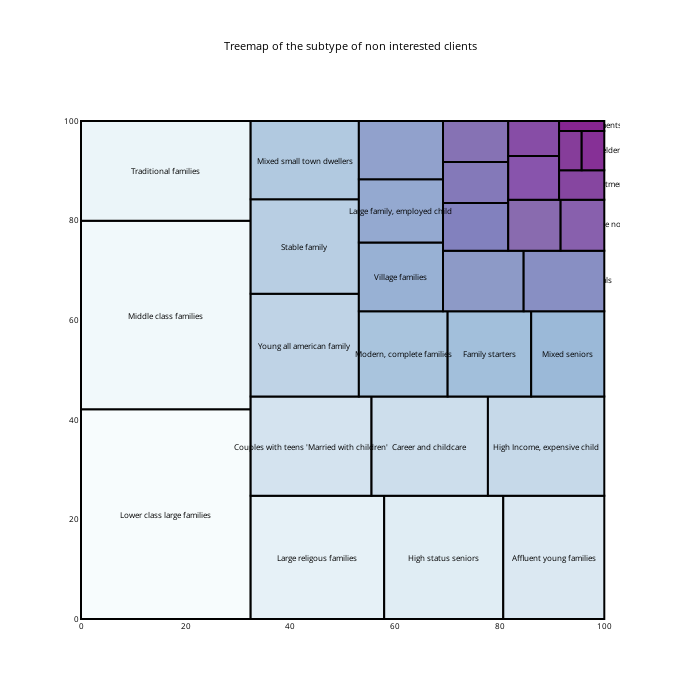

Notebook code for this chart:
### Code cell
freq = pd.DataFrame(yes['Customer Subtype'].value_counts().reset_index())
freq.columns = ['name', 'freq']

x = 0.
y = 0.
width = 100.
height = 100.

values = freq.freq

normed = squarify.normalize_sizes(values, width, height)
rects = squarify.squarify(normed, x, y, width, height)

bupu = cl.scales['9']['seq']['BuPu']
bupu = cl.interp( bupu, 38 )
cl.to_rgb( bupu )

shapes = []
annotations = []
counter = 0
i = 0
for r in rects:
    shapes.append( 
        dict(
            type = 'rect', 
            x0 = r['x'], 
            y0 = r['y'], 
            x1 = r['x']+r['dx'], 
            y1 = r['y']+r['dy'],
            line = dict( width = 2 ),
            fillcolor = bupu[i]
        ) 
    )
    if (i < 17):
        label = freq.name[i]
    else :
        label = ""
    annotations.append(
        dict(
            x = r['x']+(r['dx']/2),
            y = r['y']+(r['dy']/2),
            text = label,
            align='center',
            showarrow = False
        )
    )
    i = i+1

# For hover text
trace0 = go.Scatter(
    x = [ r['x']+(r['dx']/2) for r in rects ], 
    y = [ r['y']+(r['dy']/2) for r in rects ],
    text = freq.name, 
    mode = 'text',
)
        
layout = dict(
    height=700, 
    width=700,
    xaxis=dict(showgrid=False,zeroline=False),
    yaxis=dict(showgrid=False,zeroline=False),
    shapes=shapes,
    annotations=annotations,
    hovermode='closest',
    title = 'Treemap of the subtype of non interested clients',
    font=dict(size=8, color='#000000')
)

# With hovertext
figure = dict(data=[trace0], layout=layout)

iplot(figure)

### Figure 1 — Plotly figure (JSON) as saved in the notebook; plotly's stock layout.template omitted (floating-point values rounded to 4 significant figures)
{"data": [{"mode": "text", "text": ["Lower class large families", "Middle class families", "Traditional families", "Large religous families", "High status seniors", "Affluent young families", "Couples with teens 'Married with children'", "Career and childcare", "High Income, expensive child", "Young all american family", "Stable family", "Mixed small town dwellers", "Modern, complete families", "Family starters", "Mixed seniors", "Village families", "Large family, employed child", "Mixed rurals", "Low income catholics", "Very Important Provincials", "Porchless seniors: no front yard", "Young seniors in the city", "Young, low educated ", "Mixed apartment dwellers", "Dinki's (double income no kids)", "Religious elderly singles", "Young and rising", "Affluent senior apartments", "Etnically diverse", "Own home elderly", "Seniors in apartments"], "type": "scatter", "x": [16.21, 16.21, 16.21, 45.18, 69.31, 90.35, 43.97, 66.64, 88.88, 42.76, 42.76, 42.76, 61.58, 78.05, 93.01, 61.14, 61.14, 61.14, 76.88, 92.29, 75.41, 75.41, 75.41, 86.65, 95.83, 86.5, 86.5, 95.68, 93.52, 97.84, 95.68], "y": [21.05, 61.05, 90, 12.37, 12.37, 12.37, 34.72, 34.72, 34.72, 55.01, 74.82, 92.16, 53.25, 53.25, 53.25, 68.69, 81.96, 94.16, 67.89, 67.89, 78.77, 87.67, 95.89, 79.09, 79.09, 88.59, 96.49, 87.16, 94.08, 94.08, 99.01]}], "layout": {"annotations": [{"align": "center", "showarrow": false, "text": "Lower class large families", "x": 16.21, "y": 21.05}, {"align": "center", "showarrow": false, "text": "Middle class families", "x": 16.21, "y": 61.05}, {"align": "center", "showarrow": false, "text": "Traditional families", "x": 16.21, "y": 90}, {"align": "center", "showarrow": false, "text": "Large religous families", "x": 45.18, "y": 12.37}, {"align": "center", "showarrow": false, "text": "High status seniors", "x": 69.31, "y": 12.37}, {"align": "center", "showarrow": false, "text": "Affluent young families", "x": 90.35, "y": 12.37}, {"align": "center", "showarrow": false, "text": "Couples with teens 'Married with children'", "x": 43.97, "y": 34.72}, {"align": "center", "showarrow": false, "text": "Career and childcare", "x": 66.64, "y": 34.72}, {"align": "center", "showarrow": false, "text": "High Income, expensive child", "x": 88.88, "y": 34.72}, {"align": "center", "showarrow": false, "text": "Young all american family", "x": 42.76, "y": 55.01}, {"align": "center", "showarrow": false, "text": "Stable family", "x": 42.76, "y": 74.82}, {"align": "center", "showarrow": false, "text": "Mixed small town dwellers", "x": 42.76, "y": 92.16}, {"align": "center", "showarrow": false, "text": "Modern, complete families", "x": 61.58, "y": 53.25}, {"align": "center", "showarrow": false, "text": "Family starters", "x": 78.05, "y": 53.25}, {"align": "center", "showarrow": false, "text": "Mixed seniors", "x": 93.01, "y": 53.25}, {"align": "center", "showarrow": false, "text": "Village families", "x": 61.14, "y": 68.69}, {"align": "center", "showarrow": false, "text": "Large family, employed child", "x": 61.14, "y": 81.96}, {"align": "center", "showarrow": false, "text": "", "x": 61.14, "y": 94.16}, {"align": "center", "showarrow": false, "text": "", "x": 76.88, "y": 67.89}, {"align": "center", "showarrow": false, "text": "", "x": 92.29, "y": 67.89}, {"align": "center", "showarrow": false, "text": "", "x": 75.41, "y": 78.77}, {"align": "center", "showarrow": false, "text": "", "x": 75.41, "y": 87.67}, {"align": "center", "showarrow": false, "text": "", "x": 75.41, "y": 95.89}, {"align": "center", "showarrow": false, "text": "", "x": 86.65, "y": 79.09}, {"align": "center", "showarrow": false, "text": "", "x": 95.83, "y": 79.09}, {"align": "center", "showarrow": false, "text": "", "x": 86.5, "y": 88.59}, {"align": "center", "showarrow": false, "text": "", "x": 86.5, "y": 96.49}, {"align": "center", "showarrow": false, "text": "", "x": 95.68, "y": 87.16}, {"align": "center", "showarrow": false, "text": "", "x": 93.52, "y": 94.08}, {"align": "center", "showarrow": false, "text": "", "x": 97.84, "y": 94.08}, {"align": "center", "showarrow": false, "text": "", "x": 95.68, "y": 99.01}], "font": {"color": "#000000", "size": 8}, "height": 700, "hovermode": "closest", "shapes": [{"fillcolor": "hsl(190.0, 60.0%, 98.0%)", "line": {"width": 2}, "type": "rect", "x0": 0, "x1": 32.42, "y0": 0, "y1": 42.11}, {"fillcolor": "hsl(193.02702702702703, 57.189189189189186%, 96.48648648648648%)", "line": {"width": 2}, "type": "rect", "x0": 0, "x1": 32.42, "y0": 42.11, "y1": 80}, {"fillcolor": "hsl(196.05405405405406, 54.37837837837838%, 94.97297297297297%)", "line": {"width": 2}, "type": "rect", "x0": 0, "x1": 32.42, "y0": 80, "y1": 100}, {"fillcolor": "hsl(199.0810810810811, 51.567567567567565%, 93.45945945945945%)", "line": {"width": 2}, "type": "rect", "x0": 32.42, "x1": 57.94, "y0": 0, "y1": 24.75}, {"fillcolor": "hsl(202.1081081081081, 48.75675675675676%, 91.94594594594595%)", "line": {"width": 2}, "type": "rect", "x0": 57.94, "x1": 80.69, "y0": 0, "y1": 24.75}, {"fillcolor": "hsl(204.40540540540542, 46.67567567567568%, 90.27027027027027%)", "line": {"width": 2}, "type": "rect", "x0": 80.69, "x1": 100.0, "y0": 0, "y1": 24.75}, {"fillcolor": "hsl(205.48648648648648, 45.81081081081081%, 88.32432432432432%)", "line": {"width": 2}, "type": "rect", "x0": 32.42, "x1": 55.52, "y0": 24.75, "y1": 44.7}, {"fillcolor": "hsl(206.56756756756758, 44.945945945945944%, 86.37837837837837%)", "line": {"width": 2}, "type": "rect", "x0": 55.52, "x1": 77.76, "y0": 24.75, "y1": 44.7}, {"fillcolor": "hsl(207.64864864864865, 44.08108108108108%, 84.43243243243244%)", "line": {"width": 2}, "type": "rect", "x0": 77.76, "x1": 100.0, "y0": 24.75, "y1": 44.7}, {"fillcolor": "hsl(208.72972972972974, 43.21621621621622%, 82.48648648648648%)", "line": {"width": 2}, "type": "rect", "x0": 32.42, "x1": 53.1, "y0": 44.7, "y1": 65.33}, {"fillcolor": "hsl(209.16216216216216, 43.16216216216216%, 80.54054054054053%)", "line": {"width": 2}, "type": "rect", "x0": 32.42, "x1": 53.1, "y0": 65.33, "y1": 84.32}, {"fillcolor": "hsl(209.3783783783784, 43.37837837837838%, 78.5945945945946%)", "line": {"width": 2}, "type": "rect", "x0": 32.42, "x1": 53.1, "y0": 84.32, "y1": 100}, {"fillcolor": "hsl(209.59459459459458, 43.5945945945946%, 76.64864864864865%)", "line": {"width": 2}, "type": "rect", "x0": 53.1, "x1": 70.06, "y0": 44.7, "y1": 61.8}, {"fillcolor": "hsl(209.8108108108108, 43.810810810810814%, 74.70270270270271%)", "line": {"width": 2}, "type": "rect", "x0": 70.06, "x1": 86.03, "y0": 44.7, "y1": 61.8}, {"fillcolor": "hsl(210.51351351351352, 43.7027027027027%, 72.8108108108108%)", "line": {"width": 2}, "type": "rect", "x0": 86.03, "x1": 100.0, "y0": 44.7, "y1": 61.8}, {"fillcolor": "hsl(214.6216216216216, 41.32432432432432%, 71.29729729729729%)", "line": {"width": 2}, "type": "rect", "x0": 53.1, "x1": 69.18, "y0": 61.8, "y1": 75.59}, {"fillcolor": "hsl(218.72972972972974, 38.945945945945944%, 69.78378378378378%)", "line": {"width": 2}, "type": "rect", "x0": 53.1, "x1": 69.18, "y0": 75.59, "y1": 88.33}, {"fillcolor": "hsl(222.83783783783784, 36.567567567567565%, 68.27027027027027%)", "line": {"width": 2}, "type": "rect", "x0": 53.1, "x1": 69.18, "y0": 88.33, "y1": 100}, {"fillcolor": "hsl(226.94594594594594, 34.189189189189186%, 66.75675675675676%)", "line": {"width": 2}, "type": "rect", "x0": 69.18, "x1": 84.59, "y0": 61.8, "y1": 73.98}, {"fillcolor": "hsl(233.2162162162162, 32.67567567567568%, 64.8108108108108%)", "line": {"width": 2}, "type": "rect", "x0": 84.59, "x1": 100.0, "y0": 61.8, "y1": 73.98}, {"fillcolor": "hsl(241.64864864864865, 32.027027027027025%, 62.43243243243243%)", "line": {"width": 2}, "type": "rect", "x0": 69.18, "x1": 81.64, "y0": 73.98, "y1": 83.56}, {"fillcolor": "hsl(250.08108108108107, 31.37837837837838%, 60.054054054054056%)", "line": {"width": 2}, "type": "rect", "x0": 69.18, "x1": 81.64, "y0": 83.56, "y1": 91.78}, {"fillcolor": "hsl(258.51351351351354, 30.72972972972973%, 57.67567567567568%)", "line": {"width": 2}, "type": "rect", "x0": 69.18, "x1": 81.64, "y0": 91.78, "y1": 100.0}, {"fillcolor": "hsl(266.94594594594594, 30.08108108108108%, 55.2972972972973%)", "line": {"width": 2}, "type": "rect", "x0": 81.64, "x1": 91.65, "y0": 73.98, "y1": 84.2}, {"fillcolor": "hsl(271.4054054054054, 32.08108108108108%, 52.729729729729726%)", "line": {"width": 2}, "type": "rect", "x0": 91.65, "x1": 100.0, "y0": 73.98, "y1": 84.2}, {"fillcolor": "hsl(275.2972972972973, 34.45945945945946%, 50.13513513513514%)", "line": {"width": 2}, "type": "rect", "x0": 81.64, "x1": 91.36, "y0": 84.2, "y1": 92.98}, {"fillcolor": "hsl(279.1891891891892, 36.83783783783784%, 47.54054054054053%)", "line": {"width": 2}, "type": "rect", "x0": 81.64, "x1": 91.36, "y0": 92.98, "y1": 100}, {"fillcolor": "hsl(283.0810810810811, 39.21621621621621%, 44.94594594594595%)", "line": {"width": 2}, "type": "rect", "x0": 91.36, "x1": 100.0, "y0": 84.2, "y1": 90.13}, {"fillcolor": "hsl(286.8648648648649, 43.05405405405406%, 42.189189189189186%)", "line": {"width": 2}, "type": "rect", "x0": 91.36, "x1": 95.68, "y0": 90.13, "y1": 98.03}, {"fillcolor": "hsl(290.3243243243243, 51.27027027027027%, 38.94594594594595%)", "line": {"width": 2}, "type": "rect", "x0": 95.68, "x1": 100.0, "y0": 90.13, "y1": 98.03}, {"fillcolor": "hsl(293.7837837837838, 59.4864864864865%, 35.702702702702695%)", "line": {"width": 2}, "type": "rect", "x0": 91.36, "x1": 100.0, "y0": 98.03, "y1": 100.0}], "title": "Treemap of the subtype of non interested clients", "width": 700, "xaxis": {"showgrid": false, "zeroline": false}, "yaxis": {"showgrid": false, "zeroline": false}}}
